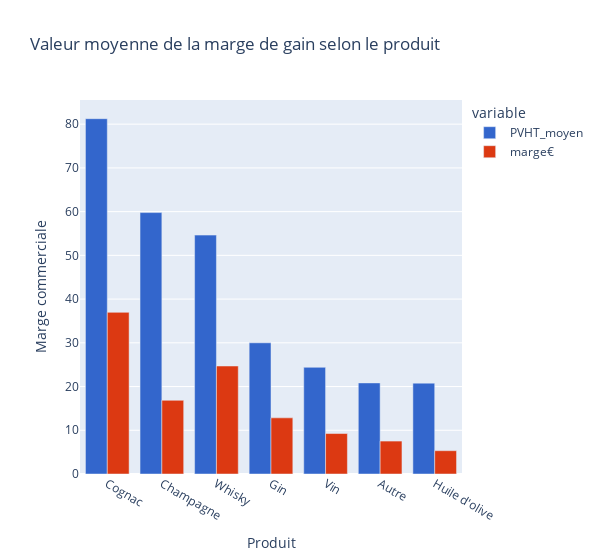

Notebook code cell kept with this figure:
### Code cell
#sns.barplot(data=taux_marge_par_produit, x=taux_marge_par_produit['product_type'], y=taux_marge_par_produit["marge€"], color='tomato', label='marge')
#sns.barplot(data=taux_marge_par_produit, x=taux_marge_par_produit['product_type'], y=taux_marge_par_produit["PVHT_moyen"], color='dodgerblue', label = 'prix de vente HT')

fig3 = px.bar(taux_marge_par_produit, x="product_type", 
              y=["PVHT_moyen", "marge€"], color_discrete_sequence= px.colors.qualitative.G10, width= 600, barmode="group",
             title="Valeur moyenne de la marge de gain selon le produit")
fig3.update_xaxes(title_text="Produit")
fig3.update_yaxes(title_text="Marge commerciale")
fig3.show()

### Figure 1 — Plotly figure (JSON) as saved in the notebook; plotly's stock layout.template omitted (floating-point values rounded to 4 significant figures)
{"data": [{"alignmentgroup": "True", "hovertemplate": "variable=PVHT_moyen<br>product_type=%{x}<br>value=%{y}<extra></extra>", "legendgroup": "PVHT_moyen", "marker": {"color": "#3366CC", "pattern": {"shape": ""}}, "name": "PVHT_moyen", "offsetgroup": "PVHT_moyen", "orientation": "v", "showlegend": true, "textposition": "auto", "type": "bar", "x": ["Cognac", "Champagne", "Whisky", "Gin", "Vin", "Autre", "Huile d'olive"], "xaxis": "x", "y": [81.25, 59.78, 54.63, 30, 24.4, 20.83, 20.78], "yaxis": "y"}, {"alignmentgroup": "True", "hovertemplate": "variable=marge€<br>product_type=%{x}<br>value=%{y}<extra></extra>", "legendgroup": "marge€", "marker": {"color": "#DC3912", "pattern": {"shape": ""}}, "name": "marge€", "offsetgroup": "marge€", "orientation": "v", "showlegend": true, "textposition": "auto", "type": "bar", "x": ["Cognac", "Champagne", "Whisky", "Gin", "Vin", "Autre", "Huile d'olive"], "xaxis": "x", "y": [36.96, 16.85, 24.7, 12.84, 9.256, 7.53, 5.33], "yaxis": "y"}], "layout": {"barmode": "group", "legend": {"title": {"text": "variable"}, "tracegroupgap": 0}, "title": {"text": "Valeur moyenne de la marge de gain selon le produit"}, "width": 600, "xaxis": {"anchor": "y", "domain": [0, 1], "title": {"text": "Produit"}}, "yaxis": {"anchor": "x", "domain": [0, 1], "title": {"text": "Marge commerciale"}}}}
